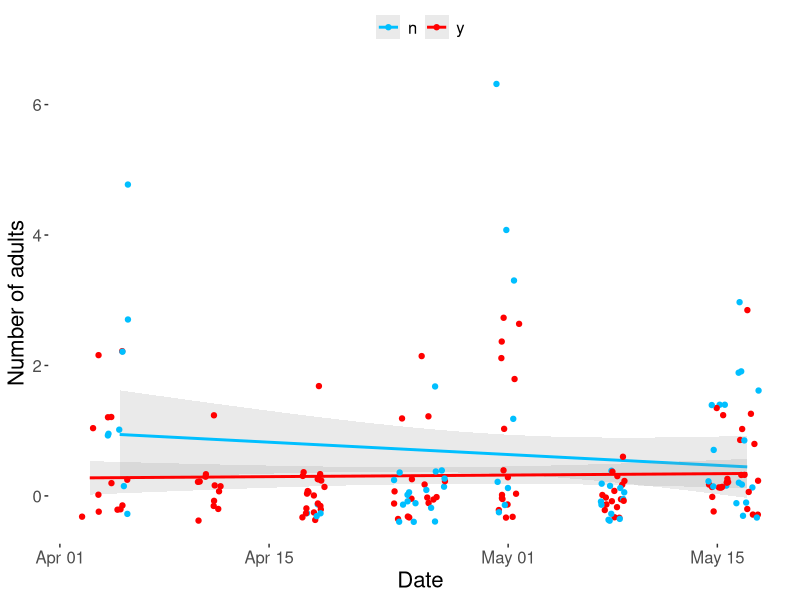
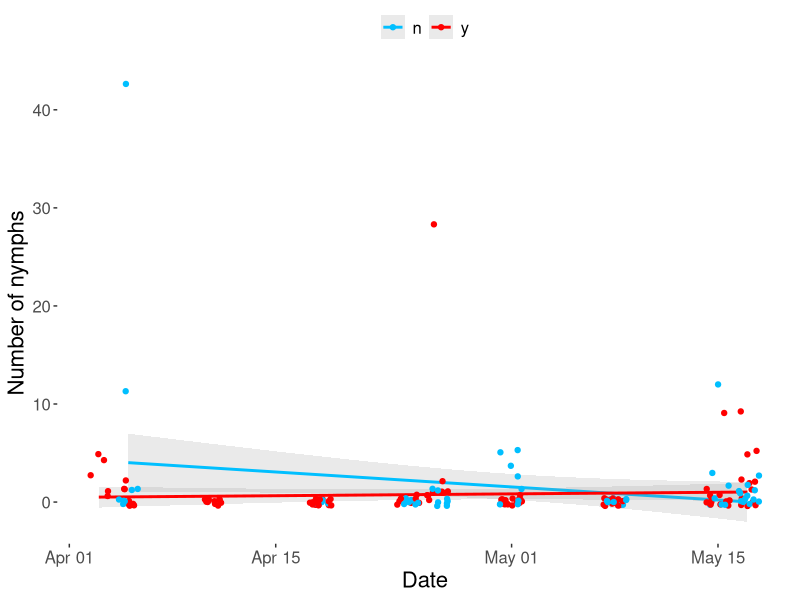

Source code (R) for these figures, in order:
####### 2019 plot report data analysis #####

#### load packages ####
library(plyr); library(dplyr); library(ggplot2); library(readr)
library(stringi)

#+read in data ####
tick_data <- read_csv(file = "data/raw_data/2019_serdp_data/2019-only-tick-data-rev.csv")


tick_data <- tick_data %>% 
  mutate(date = as.Date(as.character(date), format = "%Y%m%d"))


tail(tick_data)
unique(tick_data$installation)
unique(tick_data$plot_id)
unique(tick_data$life_stage)
unique(tick_data$location)

#####
# tick_data_nymphs <- tick_data %>% 
#   mutate(life_stage = case_when(count == "0" ~ "nymph",
#                                 TRUE ~ life_stage))
# 
# write_csv(tick_data_nymphs, "data/raw_data/2019_serdp_data/tick_data_nymphs.csv")
# 
# tick_data_adults <- tick_data %>% 
#   mutate(life_stage = case_when(count == "0" ~ "adult",
#                                 TRUE ~ life_stage))
# tick_data_adults <- tick_data_adults %>% 
#   filter(count == "0")
# 
# write_csv(tick_data_adults, "data/raw_data/2019_serdp_data/tick_data_adults.csv")
# 
# View(tick_data_adults)
#####


ticks_adult <- filter(tick_data, life_stage == "adult")
ticks_nymphs <- filter(tick_data, life_stage == "nymph")

###### setting figure themes #####

def_theme <- theme(legend.title = element_blank(),
                   legend.text = element_text(size = 12),
                   legend.position = "top",
                   axis.text = element_text(size = 12),
                   axis.title = element_text(size = 16),
                   plot.title = element_text(size = 28),
                   strip.background = element_blank(),
                   panel.grid = element_blank(),
                   panel.background = element_blank())
invasion_color <- scale_color_manual(values = c("deepskyblue", "red"))
invasion_fill <- scale_color_manual(values = c("deepskyblue", "red"))

adult_figure <- ggplot(ticks_adult, aes(date, count, color = invaded)) +
  geom_smooth(aes(color = invaded), method = "lm", alpha = .2) +
  geom_jitter(data = ticks_adult, aes(y = count, x = date, color = invaded)) +
  def_theme + 
  invasion_color +
  #invasion_fill + 
  xlab("Date") +
  ylab("Number of adults") +
  #scale_y_continuous(limits = c(0,5)) +
  NULL

nymph_figure <- ggplot(ticks_nymphs, aes(date, count, color = invaded)) +
  geom_smooth(aes(color = invaded), method = "lm", alpha = .2) +
  geom_jitter(data = ticks_nymphs, aes(y = count, x = date, color = invaded)) +
  def_theme + 
  #scale_x_date(date_breaks = "1 month", date_labels = "%m-%d-%Y") +
  #scale_x_continuous(limits = c(04-01-2019, 06-01-2019), breaks = c(04-01-2019, 05-01-2019, 06-01-2019)) +
  invasion_color +
  #invasion_fill + 
  xlab("Date") +
  ylab("Number of nymphs") + 
  #scale_y_continuous(limits = c(0,10)) +
  NULL

